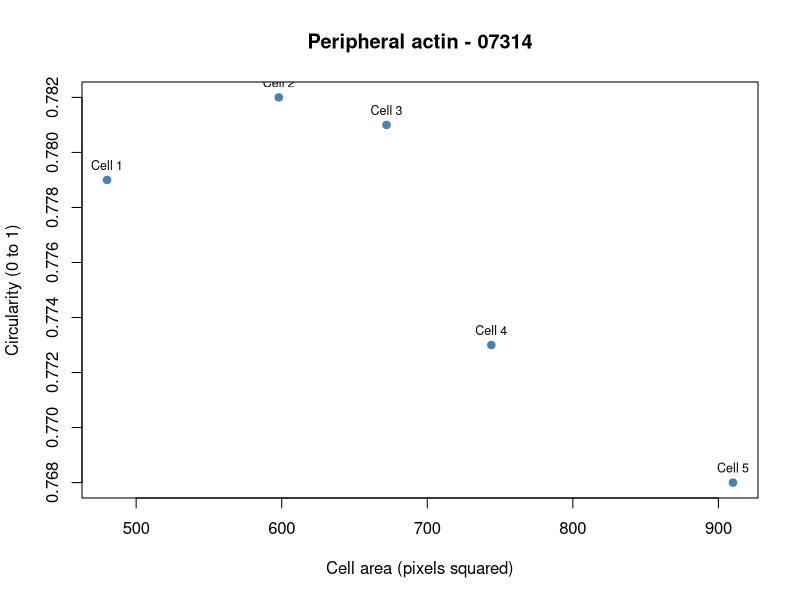
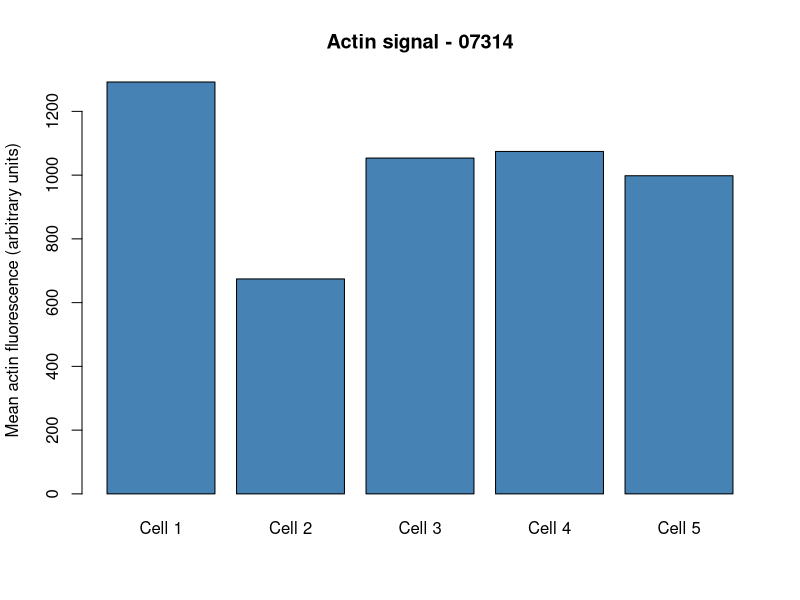

Source code (R) for these figures, in order:


# Replace with your own chosen phenotype and image ID
phenotype <- "Peripheral actin"
image_id <- "07314"

# Read the Fiji Results CSV (no R packages needed)
d <- read.csv("data/measurements.csv", check.names = FALSE)
needed <- c("Area", "Mean", "Circ.", "AR")
if (!all(needed %in% names(d))) {
  stop("Missing Fiji columns. Recheck Set Measurements.")
}
d <- d[complete.cases(d[, needed]), ]
if (nrow(d) < 5) stop("Measure five clear cells.")
d$Cell <- paste0("Cell ", seq_len(nrow(d)))
dir.create("results", showWarnings = FALSE)
dir.create("figures", showWarnings = FALSE)

# Save numerical summary
s <- data.frame(phenotype = phenotype, image_id = image_id,
                cells_measured = nrow(d), mean_area_px2 = mean(d$Area),
                mean_circularity = mean(d[["Circ."]]),
                mean_aspect_ratio = mean(d$AR),
                mean_actin_signal = mean(d$Mean))
write.csv(s, "results/cell_summary.csv", row.names = FALSE)
print(s)

# Figure 1: Cell area versus circularity
png("figures/area_vs_circularity.png", width = 900, height = 650)
plot(d$Area, d[["Circ."]], pch = 19, col = "steelblue",
     xlab = "Cell area (pixels squared)", ylab = "Circularity (0 to 1)",
     main = paste(phenotype, "-", image_id))
text(d$Area, d[["Circ."]], labels = d$Cell, pos = 3, cex = 0.75)
dev.off()

# Figure 2: Relative actin signal of measured cells
png("figures/actin_intensity.png", width = 900, height = 650)
barplot(d$Mean, names.arg = d$Cell, col = "steelblue",
        ylab = "Mean actin fluorescence (arbitrary units)",
        main = paste("Actin signal -", image_id))
dev.off()
